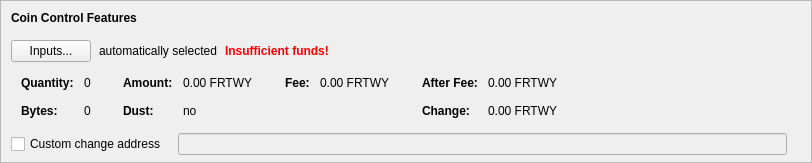
    <widget class="QFrame" name="frameCoinControl">
     <property name="sizePolicy">
      <sizepolicy hsizetype="Expanding" vsizetype="Expanding">
       <horstretch>0</horstretch>
       <verstretch>0</verstretch>
      </sizepolicy>
     </property>
     <property name="maximumSize">
      <size>
       <width>16777215</width>
       <height>16777215</height>
      </size>
     </property>
     <property name="frameShape">
      <enum>QFrame::StyledPanel</enum>
     </property>
     <property name="frameShadow">
      <enum>QFrame::Sunken</enum>
     </property>
     <layout class="QVBoxLayout" name="verticalLayoutCoinControl2">
      <property name="spacing">
       <number>0</number>
      </property>
      <property name="leftMargin">
       <number>0</number>
      </property>
      <property name="topMargin">
       <number>0</number>
      </property>
      <property name="rightMargin">
       <number>0</number>
      </property>
      <property name="bottomMargin">
       <number>6</number>
      </property>
      <item>
       <layout class="QVBoxLayout" name="verticalLayoutCoinControl" stretch="0,0,0,0,1">
        <property name="spacing">
         <number>0</number>
        </property>
        <property name="leftMargin">
         <number>10</number>
        </property>
        <property name="topMargin">
         <number>10</number>
        </property>
        <item>
         <layout class="QHBoxLayout" name="horizontalLayoutCoinControl1">
          <property name="bottomMargin">
           <number>15</number>
          </property>
          <item>
           <widget class="QLabel" name="labelCoinControlFeatures">
            <property name="sizePolicy">
             <sizepolicy hsizetype="Preferred" vsizetype="Maximum">
              <horstretch>0</horstretch>
              <verstretch>0</verstretch>
             </sizepolicy>
            </property>
            <property name="font">
             <font>
              <weight>75</weight>
              <bold>true</bold>
             </font>
            </property>
            <property name="styleSheet">
             <string notr="true">font-weight:bold;</string>
            </property>
            <property name="text">
             <string>Coin Control Features</string>
            </property>
           </widget>
          </item>
         </layout>
        </item>
        <item>
         <layout class="QHBoxLayout" name="horizontalLayoutCoinControl2" stretch="0,0,0,0">
          <property name="spacing">
           <number>8</number>
          </property>
          <property name="bottomMargin">
           <number>10</number>
          </property>
          <item>
           <widget class="QPushButton" name="pushButtonCoinControl">
            <property name="styleSheet">
             <string notr="true"/>
            </property>
            <property name="text">
             <string>Inputs...</string>
            </property>
            <property name="autoDefault">
             <bool>false</bool>
            </property>
           </widget>
          </item>
          <item>
           <widget class="QLabel" name="labelCoinControlAutomaticallySelected">
            <property name="text">
             <string>automatically selected</string>
            </property>
            <property name="margin">
             <number>5</number>
            </property>
           </widget>
          </item>
          <item>
           <widget class="QLabel" name="labelCoinControlInsuffFunds">
            <property name="font">
             <font>
              <weight>75</weight>
              <bold>true</bold>
             </font>
            </property>
            <property name="styleSheet">
             <string notr="true">color:red;font-weight:bold;</string>
            </property>
            <property name="text">
             <string>Insufficient funds!</string>
            </property>
            <property name="margin">
             <number>5</number>
            </property>
           </widget>
          </item>
          <item>
           <spacer name="horizontalSpacerCoinControl">
            <property name="orientation">
             <enum>Qt::Horizontal</enum>
            </property>
            <property name="sizeHint" stdset="0">
             <size>
              <width>40</width>
              <height>1</height>
             </size>
            </property>
           </spacer>
          </item>
         </layout>
        </item>
        <item>
         <widget class="QWidget" name="widgetCoinControl" native="true">
          <property name="sizePolicy">
           <sizepolicy hsizetype="Preferred" vsizetype="Preferred">
            <horstretch>0</horstretch>
            <verstretch>0</verstretch>
           </sizepolicy>
          </property>
          <property name="minimumSize">
           <size>
            <width>0</width>
            <height>0</height>
           </size>
          </property>
          <property name="styleSheet">
           <string notr="true"/>
          </property>
          <layout class="QHBoxLayout" name="horizontalLayoutCoinControl5">
           <property name="leftMargin">
            <number>0</number>
           </property>
           <property name="topMargin">
            <number>0</number>
           </property>
           <property name="rightMargin">
            <number>0</number>
           </property>
           <property name="bottomMargin">
            <number>0</number>
           </property>
           <item>
            <layout class="QHBoxLayout" name="horizontalLayoutCoinControl3" stretch="0,0,0,1">
             <property name="spacing">
              <number>20</number>
             </property>
             <property name="topMargin">
              <number>0</number>
             </property>
             <property name="bottomMargin">
              <number>10</number>
             </property>
             <item>
              <layout class="QFormLayout" name="formLayoutCoinControl1">
               <property name="horizontalSpacing">
                <number>10</number>
               </property>
               <property name="verticalSpacing">
                <number>14</number>
               </property>
               <property name="leftMargin">
                <number>10</number>
               </property>
               <property name="topMargin">
                <number>4</number>
               </property>
               <property name="rightMargin">
                <number>6</number>
               </property>
               <item row="0" column="0">
                <widget class="QLabel" name="labelCoinControlQuantityText">
                 <property name="font">
                  <font>
                   <weight>75</weight>
                   <bold>true</bold>
                  </font>
                 </property>
                 <property name="text">
                  <string>Quantity:</string>
                 </property>
                 <property name="margin">
                  <number>0</number>
                 </property>
                </widget>
               </item>
               <item row="0" column="1">
                <widget class="QLabel" name="labelCoinControlQuantity">
                 <property name="cursor">
                  <cursorShape>IBeamCursor</cursorShape>
                 </property>
                 <property name="contextMenuPolicy">
                  <enum>Qt::ActionsContextMenu</enum>
                 </property>
                 <property name="text">
                  <string notr="true">0</string>
                 </property>
                 <property name="margin">
                  <number>0</number>
                 </property>
                 <property name="textInteractionFlags">
                  <set>Qt::LinksAccessibleByMouse|Qt::TextSelectableByKeyboard|Qt::TextSelectableByMouse</set>
                 </property>
                </widget>
               </item>
               <item row="1" column="0">
                <widget class="QLabel" name="labelCoinControlBytesText">
                 <property name="font">
                  <font>
                   <weight>75</weight>
                   <bold>true</bold>
                  </font>
                 </property>
                 <property name="text">
                  <string>Bytes:</string>
                 </property>
                </widget>
               </item>
               <item row="1" column="1">
                <widget class="QLabel" name="labelCoinControlBytes">
                 <property name="cursor">
                  <cursorShape>IBeamCursor</cursorShape>
                 </property>
                 <property name="contextMenuPolicy">
                  <enum>Qt::ActionsContextMenu</enum>
                 </property>
                 <property name="text">
                  <string notr="true">0</string>
                 </property>
                 <property name="textInteractionFlags">
                  <set>Qt::LinksAccessibleByMouse|Qt::TextSelectableByKeyboard|Qt::TextSelectableByMouse</set>
                 </property>
                </widget>
               </item>
              </layout>
             </item>
             <item>
              <layout class="QFormLayout" name="formLayoutCoinControl2">
               <property name="horizontalSpacing">
                <number>10</number>
               </property>
               <property name="verticalSpacing">
                <number>14</number>
               </property>
               <property name="leftMargin">
                <number>6</number>
               </property>
               <property name="topMargin">
                <number>4</number>
               </property>
               <property name="rightMargin">
                <number>6</number>
               </property>
               <item row="0" column="0">
                <widget class="QLabel" name="labelCoinControlAmountText">
                 <property name="font">
                  <font>
                   <weight>75</weight>
                   <bold>true</bold>
                  </font>
                 </property>
                 <property name="text">
                  <string>Amount:</string>
                 </property>
                 <property name="margin">
                  <number>0</number>
                 </property>
                </widget>
               </item>
               <item row="0" column="1">
                <widget class="QLabel" name="labelCoinControlAmount">
                 <property name="cursor">
                  <cursorShape>IBeamCursor</cursorShape>
                 </property>
                 <property name="contextMenuPolicy">
                  <enum>Qt::ActionsContextMenu</enum>
                 </property>
                 <property name="text">
                  <string notr="true">0.00 FRTWY</string>
                 </property>
                 <property name="textInteractionFlags">
                  <set>Qt::LinksAccessibleByMouse|Qt::TextSelectableByKeyboard|Qt::TextSelectableByMouse</set>
                 </property>
                </widget>
               </item>
               <item row="1" column="0">
                <widget class="QLabel" name="labelCoinControlLowOutputText">
                 <property name="font">
                  <font>
                   <weight>75</weight>
                   <bold>true</bold>
                  </font>
                 </property>
                 <property name="text">
                  <string>Dust:</string>
                 </property>
                </widget>
               </item>
               <item row="1" column="1">
                <widget class="QLabel" name="labelCoinControlLowOutput">
                 <property name="cursor">
                  <cursorShape>IBeamCursor</cursorShape>
                 </property>
                 <property name="contextMenuPolicy">
                  <enum>Qt::ActionsContextMenu</enum>
                 </property>
                 <property name="text">
                  <string notr="true">no</string>
                 </property>
                 <property name="textInteractionFlags">
                  <set>Qt::LinksAccessibleByMouse|Qt::TextSelectableByKeyboard|Qt::TextSelectableByMouse</set>
                 </property>
                </widget>
               </item>
              </layout>
             </item>
             <item>
              <layout class="QFormLayout" name="formLayoutCoinControl3">
               <property name="horizontalSpacing">
                <number>10</number>
               </property>
               <property name="verticalSpacing">
                <number>14</number>
               </property>
               <property name="leftMargin">
                <number>6</number>
               </property>
               <property name="topMargin">
                <number>4</number>
               </property>
               <property name="rightMargin">
                <number>6</number>
               </property>
               <item row="0" column="0">
                <widget class="QLabel" name="labelCoinControlFeeText">
                 <property name="font">
                  <font>
                   <weight>75</weight>
                   <bold>true</bold>
                  </font>
                 </property>
                 <property name="text">
                  <string>Fee:</string>
                 </property>
                 <property name="margin">
                  <number>0</number>
                 </property>
                </widget>
               </item>
               <item row="0" column="1">
                <widget class="QLabel" name="labelCoinControlFee">
                 <property name="cursor">
                  <cursorShape>IBeamCursor</cursorShape>
                 </property>
                 <property name="contextMenuPolicy">
                  <enum>Qt::ActionsContextMenu</enum>
                 </property>
                 <property name="text">
                  <string notr="true">0.00 FRTWY</string>
                 </property>
                 <property name="textInteractionFlags">
                  <set>Qt::LinksAccessibleByMouse|Qt::TextSelectableByKeyboard|Qt::TextSelectableByMouse</set>
                 </property>
                </widget>
               </item>
             </layout>
             </item>
             <item>
              <layout class="QFormLayout" name="formLayoutCoinControl4">
               <property name="horizontalSpacing">
                <number>10</number>
               </property>
               <property name="verticalSpacing">
                <number>14</number>
               </property>
               <property name="leftMargin">
                <number>6</number>
               </property>
               <property name="topMargin">
                <number>4</number>
               </property>
               <property name="rightMargin">
                <number>6</number>
               </property>
               <item row="0" column="0">
                <widget class="QLabel" name="labelCoinControlAfterFeeText">
                 <property name="font">
                  <font>
                   <weight>75</weight>
                   <bold>true</bold>
                  </font>
                 </property>
                 <property name="text">
                  <string>After Fee:</string>
                 </property>
                 <property name="margin">
                  <number>0</number>
                 </property>
                </widget>
               </item>
               <item row="0" column="1">
                <widget class="QLabel" name="labelCoinControlAfterFee">
                 <property name="cursor">
                  <cursorShape>IBeamCursor</cursorShape>
                 </property>
                 <property name="contextMenuPolicy">
                  <enum>Qt::ActionsContextMenu</enum>
                 </property>
                 <property name="text">
                  <string notr="true">0.00 FRTWY</string>
                 </property>
                 <property name="textInteractionFlags">
                  <set>Qt::LinksAccessibleByMouse|Qt::TextSelectableByKeyboard|Qt::TextSelectableByMouse</set>
                 </property>
                </widget>
               </item>
               <item row="1" column="0">
                <widget class="QLabel" name="labelCoinControlChangeText">
                 <property name="font">
                  <font>
                   <weight>75</weight>
                   <bold>true</bold>
                  </font>
                 </property>
                 <property name="text">
                  <string>Change:</string>
                 </property>
                </widget>
               </item>
               <item row="1" column="1">
                <widget class="QLabel" name="labelCoinControlChange">
                 <property name="cursor">
                  <cursorShape>IBeamCursor</cursorShape>
                 </property>
                 <property name="contextMenuPolicy">
                  <enum>Qt::ActionsContextMenu</enum>
                 </property>
                 <property name="text">
                  <string notr="true">0.00 FRTWY</string>
                 </property>
                 <property name="textInteractionFlags">
                  <set>Qt::LinksAccessibleByMouse|Qt::TextSelectableByKeyboard|Qt::TextSelectableByMouse</set>
                 </property>
                </widget>
               </item>
              </layout>
             </item>
            </layout>
           </item>
          </layout>
         </widget>
        </item>
        <item>
         <layout class="QHBoxLayout" name="horizontalLayoutCoinControl4" stretch="0,0,0">
          <property name="spacing">
           <number>12</number>
          </property>
          <property name="sizeConstraint">
           <enum>QLayout::SetDefaultConstraint</enum>
          </property>
          <property name="topMargin">
           <number>5</number>
          </property>
          <property name="rightMargin">
           <number>5</number>
          </property>
          <item>
           <widget class="QCheckBox" name="checkBoxCoinControlChange">
            <property name="toolTip">
             <string>If this is activated, but the change address is empty or invalid, change will be sent to a newly generated address.</string>
            </property>
            <property name="text">
             <string>Custom change address</string>
            </property>
           </widget>
          </item>
          <item>
           <widget class="QValidatedLineEdit" name="lineEditCoinControlChange">
            <property name="enabled">
             <bool>false</bool>
            </property>
            <property name="sizePolicy">
             <sizepolicy hsizetype="Expanding" vsizetype="Fixed">
              <horstretch>0</horstretch>
              <verstretch>0</verstretch>
             </sizepolicy>
            </property>
           </widget>
          </item>
          <item>
           <widget class="QLabel" name="labelCoinControlChangeLabel">
            <property name="sizePolicy">
             <sizepolicy hsizetype="Preferred" vsizetype="Expanding">
              <horstretch>0</horstretch>
              <verstretch>0</verstretch>
             </sizepolicy>
            </property>
            <property name="minimumSize">
             <size>
              <width>0</width>
              <height>0</height>
             </size>
            </property>
            <property name="text">
             <string/>
            </property>
            <property name="margin">
             <number>3</number>
            </property>
           </widget>
          </item>
         </layout>
        </item>
        <item>
         <spacer name="verticalSpacerCoinControl">
          <property name="orientation">
           <enum>Qt::Vertical</enum>
          </property>
          <property name="sizeHint" stdset="0">
           <size>
            <width>800</width>
            <height>1</height>
           </size>
          </property>
         </spacer>
        </item>
       </layout>
      </item>
     </layout>
    </widget>
